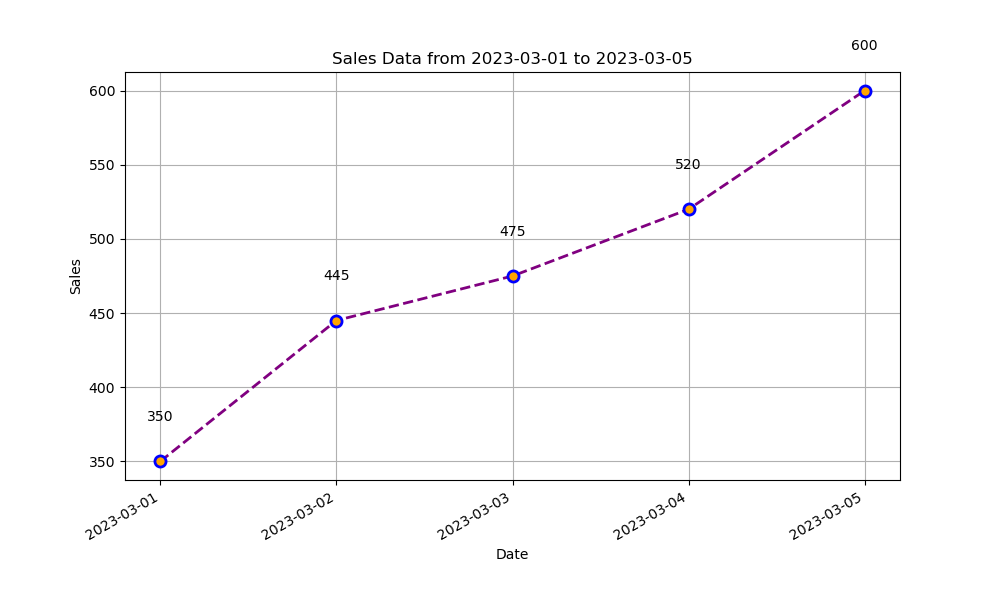

The script that drew this image:

import matplotlib.pyplot as plt
import matplotlib.dates as mdates
from datetime import datetime

# Given data
data = [
    {'Date': '2023-03-01', 'Sales': 350},
    {'Date': '2023-03-02', 'Sales': 445},
    {'Date': '2023-03-03', 'Sales': 475},
    {'Date': '2023-03-04', 'Sales': 520},
    {'Date': '2023-03-05', 'Sales': 600}
]

# Converting date strings to datetime objects
dates = [datetime.strptime(item['Date'], "%Y-%m-%d") for item in data]
sales = [item['Sales'] for item in data]

# Setting up the plot
plt.figure(figsize=(10, 6))

# Plotting the line chart
plt.plot(dates, sales, 
         color='purple',           # Line color
         linestyle='--',           # Line style
         linewidth=2,              # Line width
         marker='o',               # Marker style
         markersize=8,             # Marker size
         markerfacecolor='orange', # Marker face color
         markeredgewidth=2,        # Marker edge width
         markeredgecolor='blue')   # Marker edge color

# Formatting the dates on the x-axis
plt.gca().xaxis.set_major_formatter(mdates.DateFormatter('%Y-%m-%d'))
plt.gca().xaxis.set_major_locator(mdates.DayLocator())

# Adding data labels
for date, sale in zip(dates, sales):
    plt.text(date, sale + 25, f'{sale}', ha='center', va='bottom')

# Adding title and labels
plt.title('Sales Data from 2023-03-01 to 2023-03-05')
plt.xlabel('Date')
plt.ylabel('Sales')

# Rotating the date labels for better visibility
plt.gcf().autofmt_xdate()

# Adding a grid for better readability
plt.grid(True)

# Show the plot
plt.show()
